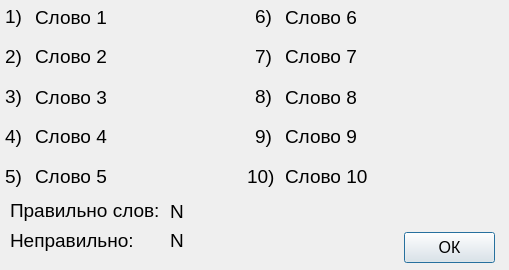
<?xml version="1.0" encoding="UTF-8"?>
<ui version="4.0">
 <class>Answer10Words</class>
 <widget class="QDialog" name="Answer10Words">
  <property name="geometry">
   <rect>
    <x>0</x>
    <y>0</y>
    <width>509</width>
    <height>270</height>
   </rect>
  </property>
  <property name="sizePolicy">
   <sizepolicy hsizetype="Fixed" vsizetype="Fixed">
    <horstretch>0</horstretch>
    <verstretch>0</verstretch>
   </sizepolicy>
  </property>
  <property name="windowTitle">
   <string>Ответы</string>
  </property>
  <widget class="QLabel" name="label_4">
   <property name="geometry">
    <rect>
     <x>5</x>
     <y>121</y>
     <width>21</width>
     <height>31</height>
    </rect>
   </property>
   <property name="font">
    <font>
     <pointsize>14</pointsize>
    </font>
   </property>
   <property name="text">
    <string>4)</string>
   </property>
  </widget>
  <widget class="QLabel" name="label_7">
   <property name="geometry">
    <rect>
     <x>255</x>
     <y>41</y>
     <width>21</width>
     <height>31</height>
    </rect>
   </property>
   <property name="font">
    <font>
     <pointsize>14</pointsize>
    </font>
   </property>
   <property name="text">
    <string>7)</string>
   </property>
  </widget>
  <widget class="QLabel" name="label_e">
   <property name="geometry">
    <rect>
     <x>247</x>
     <y>161</y>
     <width>31</width>
     <height>31</height>
    </rect>
   </property>
   <property name="font">
    <font>
     <pointsize>14</pointsize>
    </font>
   </property>
   <property name="text">
    <string>10)</string>
   </property>
  </widget>
  <widget class="QLabel" name="word_10">
   <property name="geometry">
    <rect>
     <x>285</x>
     <y>156</y>
     <width>201</width>
     <height>41</height>
    </rect>
   </property>
   <property name="font">
    <font>
     <pointsize>14</pointsize>
    </font>
   </property>
   <property name="text">
    <string>Слово 10</string>
   </property>
  </widget>
  <widget class="QLabel" name="word3">
   <property name="geometry">
    <rect>
     <x>35</x>
     <y>77</y>
     <width>201</width>
     <height>41</height>
    </rect>
   </property>
   <property name="font">
    <font>
     <pointsize>14</pointsize>
    </font>
   </property>
   <property name="text">
    <string>Слово 3</string>
   </property>
  </widget>
  <widget class="QLabel" name="label_3">
   <property name="geometry">
    <rect>
     <x>5</x>
     <y>81</y>
     <width>21</width>
     <height>31</height>
    </rect>
   </property>
   <property name="font">
    <font>
     <pointsize>14</pointsize>
    </font>
   </property>
   <property name="text">
    <string>3)</string>
   </property>
  </widget>
  <widget class="QLabel" name="word2">
   <property name="geometry">
    <rect>
     <x>35</x>
     <y>36</y>
     <width>201</width>
     <height>41</height>
    </rect>
   </property>
   <property name="font">
    <font>
     <pointsize>14</pointsize>
    </font>
   </property>
   <property name="text">
    <string>Слово 2</string>
   </property>
  </widget>
  <widget class="QLabel" name="label_6">
   <property name="geometry">
    <rect>
     <x>255</x>
     <y>1</y>
     <width>21</width>
     <height>31</height>
    </rect>
   </property>
   <property name="font">
    <font>
     <pointsize>14</pointsize>
    </font>
   </property>
   <property name="text">
    <string>6)</string>
   </property>
  </widget>
  <widget class="QLabel" name="label_1">
   <property name="geometry">
    <rect>
     <x>5</x>
     <y>1</y>
     <width>21</width>
     <height>31</height>
    </rect>
   </property>
   <property name="font">
    <font>
     <pointsize>14</pointsize>
    </font>
   </property>
   <property name="text">
    <string>1)</string>
   </property>
  </widget>
  <widget class="QLabel" name="word5">
   <property name="geometry">
    <rect>
     <x>35</x>
     <y>156</y>
     <width>201</width>
     <height>41</height>
    </rect>
   </property>
   <property name="font">
    <font>
     <pointsize>14</pointsize>
    </font>
   </property>
   <property name="text">
    <string>Слово 5</string>
   </property>
  </widget>
  <widget class="QLabel" name="label_8">
   <property name="geometry">
    <rect>
     <x>255</x>
     <y>81</y>
     <width>21</width>
     <height>31</height>
    </rect>
   </property>
   <property name="font">
    <font>
     <pointsize>14</pointsize>
    </font>
   </property>
   <property name="text">
    <string>8)</string>
   </property>
  </widget>
  <widget class="QLabel" name="word4">
   <property name="geometry">
    <rect>
     <x>35</x>
     <y>116</y>
     <width>201</width>
     <height>41</height>
    </rect>
   </property>
   <property name="font">
    <font>
     <pointsize>14</pointsize>
    </font>
   </property>
   <property name="text">
    <string>Слово 4</string>
   </property>
  </widget>
  <widget class="QLabel" name="label_9">
   <property name="geometry">
    <rect>
     <x>255</x>
     <y>121</y>
     <width>21</width>
     <height>31</height>
    </rect>
   </property>
   <property name="font">
    <font>
     <pointsize>14</pointsize>
    </font>
   </property>
   <property name="text">
    <string>9)</string>
   </property>
  </widget>
  <widget class="QLabel" name="word7">
   <property name="geometry">
    <rect>
     <x>285</x>
     <y>36</y>
     <width>201</width>
     <height>41</height>
    </rect>
   </property>
   <property name="font">
    <font>
     <pointsize>14</pointsize>
    </font>
   </property>
   <property name="text">
    <string>Слово 7</string>
   </property>
  </widget>
  <widget class="QLabel" name="label_2">
   <property name="geometry">
    <rect>
     <x>5</x>
     <y>41</y>
     <width>21</width>
     <height>31</height>
    </rect>
   </property>
   <property name="font">
    <font>
     <pointsize>14</pointsize>
    </font>
   </property>
   <property name="text">
    <string>2)</string>
   </property>
  </widget>
  <widget class="QLabel" name="word1">
   <property name="geometry">
    <rect>
     <x>35</x>
     <y>-3</y>
     <width>201</width>
     <height>41</height>
    </rect>
   </property>
   <property name="font">
    <font>
     <pointsize>14</pointsize>
    </font>
   </property>
   <property name="text">
    <string>Слово 1</string>
   </property>
  </widget>
  <widget class="QLabel" name="word8">
   <property name="geometry">
    <rect>
     <x>285</x>
     <y>72</y>
     <width>201</width>
     <height>51</height>
    </rect>
   </property>
   <property name="font">
    <font>
     <pointsize>14</pointsize>
    </font>
   </property>
   <property name="text">
    <string>Слово 8</string>
   </property>
  </widget>
  <widget class="QLabel" name="word6">
   <property name="geometry">
    <rect>
     <x>285</x>
     <y>-3</y>
     <width>201</width>
     <height>41</height>
    </rect>
   </property>
   <property name="font">
    <font>
     <pointsize>14</pointsize>
    </font>
   </property>
   <property name="text">
    <string>Слово 6</string>
   </property>
  </widget>
  <widget class="QLabel" name="label_5">
   <property name="geometry">
    <rect>
     <x>5</x>
     <y>161</y>
     <width>21</width>
     <height>31</height>
    </rect>
   </property>
   <property name="font">
    <font>
     <pointsize>14</pointsize>
    </font>
   </property>
   <property name="text">
    <string>5)</string>
   </property>
  </widget>
  <widget class="QLabel" name="word9">
   <property name="geometry">
    <rect>
     <x>285</x>
     <y>116</y>
     <width>201</width>
     <height>41</height>
    </rect>
   </property>
   <property name="font">
    <font>
     <pointsize>14</pointsize>
    </font>
   </property>
   <property name="text">
    <string>Слово 9</string>
   </property>
  </widget>
  <widget class="QPushButton" name="pushButton">
   <property name="geometry">
    <rect>
     <x>404</x>
     <y>232</y>
     <width>91</width>
     <height>31</height>
    </rect>
   </property>
   <property name="font">
    <font>
     <pointsize>12</pointsize>
    </font>
   </property>
   <property name="text">
    <string>ОК</string>
   </property>
  </widget>
  <widget class="QLabel" name="label">
   <property name="geometry">
    <rect>
     <x>10</x>
     <y>200</y>
     <width>151</width>
     <height>21</height>
    </rect>
   </property>
   <property name="font">
    <font>
     <pointsize>14</pointsize>
    </font>
   </property>
   <property name="text">
    <string>Правильно слов:</string>
   </property>
  </widget>
  <widget class="QLabel" name="label_10">
   <property name="geometry">
    <rect>
     <x>10</x>
     <y>230</y>
     <width>151</width>
     <height>21</height>
    </rect>
   </property>
   <property name="font">
    <font>
     <pointsize>14</pointsize>
    </font>
   </property>
   <property name="text">
    <string>Неправильно:</string>
   </property>
  </widget>
  <widget class="QLabel" name="label_11">
   <property name="geometry">
    <rect>
     <x>170</x>
     <y>201</y>
     <width>91</width>
     <height>21</height>
    </rect>
   </property>
   <property name="font">
    <font>
     <pointsize>14</pointsize>
    </font>
   </property>
   <property name="text">
    <string>N</string>
   </property>
  </widget>
  <widget class="QLabel" name="label_12">
   <property name="geometry">
    <rect>
     <x>170</x>
     <y>230</y>
     <width>91</width>
     <height>21</height>
    </rect>
   </property>
   <property name="font">
    <font>
     <pointsize>14</pointsize>
    </font>
   </property>
   <property name="text">
    <string>N</string>
   </property>
  </widget>
 </widget>
 <resources/>
 <connections/>
</ui>
